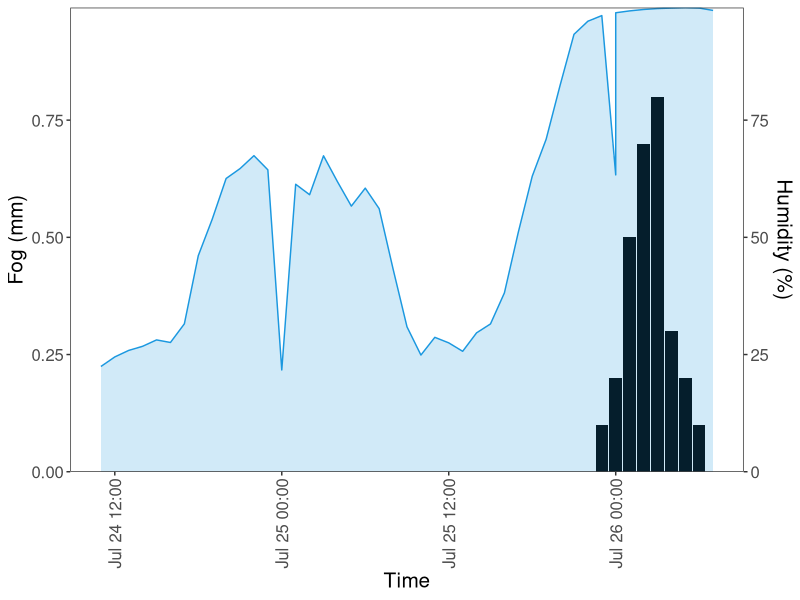

R code for this plot:
setwd("/Users/Siena/Desktop/microclimate")

library(tidyverse)

#import dataset
weather_phase1 =read.csv("Gobabebmet_phase1.csv",header=TRUE)

# Value used to transform the data
coeff <- 100

weather_phase1$Datetime <- as.POSIXct(weather_phase1$Datetime, format = "%m/%d/%y %H:%M")

p1 <- ggplot(weather_phase1, aes(x=Datetime)) +
  geom_bar(aes(y=Fog), stat = "identity", fill='black') +
  geom_line(aes(y=Humidity / coeff), color = "#1b98e0") +
  geom_area(aes(y=Humidity / coeff), fill = "#1b98e0", alpha=0.2) +
  ylim(0,1) +
  scale_x_datetime(labels=format("%H:%M"), expand=c(0,0)) +
  xlim(c(as.POSIXct('07/24/22 11:00', format = "%m/%d/%y %H:%M"),
        as.POSIXct('07/26/22 7:00', format = "%m/%d/%y %H:%M"))) +
  scale_y_continuous(name = "Fog (mm)", sec.axis = sec_axis(~.*coeff, name="Humidity (%)"),expand=c(0,0)) +
  xlab("Time") + 
  ylab("Fog (mm)") +
  theme_bw() +
  theme(text = element_text(size = 15)) +
  theme(panel.grid.major = element_blank()) +
  theme(panel.grid.minor = element_blank()) +
  theme(axis.text.x = element_text(angle = 90, vjust = 0.5, hjust=1))
p1


